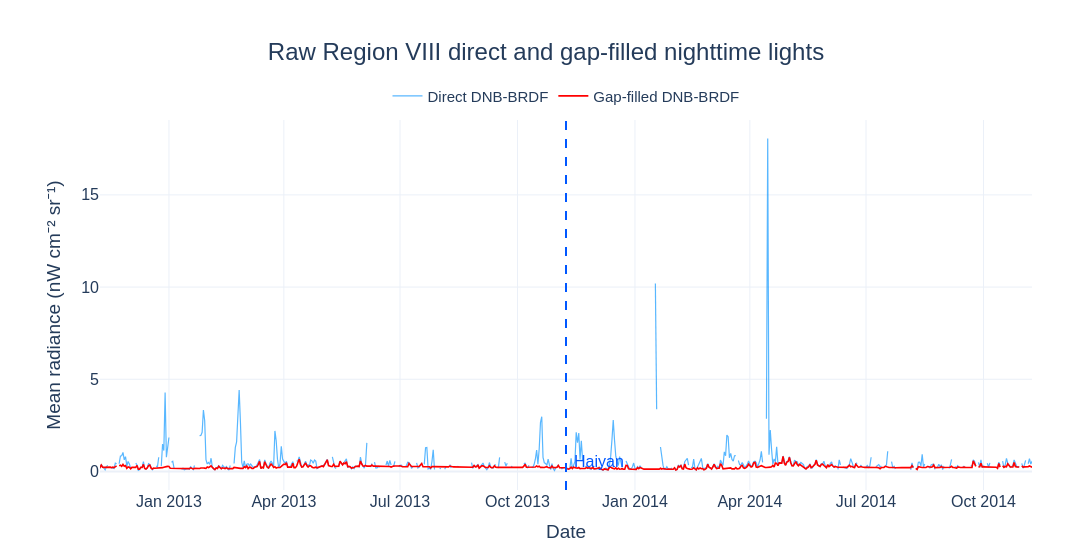

The cell this chart's notebook holds for it:
### Code cell
# ============================================================
# 4.1 RAW REGION VIII INPUT VISUALIZATION
# ============================================================

fig_gap_raw = go.Figure()

fig_gap_raw.add_trace(
    go.Scatter(
        x=gap_raw.index,
        y=gap_raw[DNB_BAND],
        mode="lines",
        name="Direct DNB-BRDF",
        line=dict(
            color=OBSERVED_COLOR,
            width=1.2,
        ),
        opacity=0.65,
        connectgaps=False,
    )
)

fig_gap_raw.add_trace(
    go.Scatter(
        x=gap_raw.index,
        y=gap_raw[GAP_FILLED_BAND],
        mode="lines",
        name="Gap-filled DNB-BRDF",
        line=dict(
            color=GAP_FILLED_COLOR,
            width=1.6,
        ),
        connectgaps=False,
    )
)

fig_gap_raw.add_vline(
    x=EVENT_DATE.to_pydatetime(),
    line=dict(
        color=EVENT_LINE_COLOR,
        width=2,
        dash="dash",
    ),
)

fig_gap_raw.add_annotation(
    x=(EVENT_DATE + pd.Timedelta(days=5)).to_pydatetime(),
    y=0.05,
    xref="x",
    yref="paper",
    text="Haiyan",
    showarrow=False,
    xanchor="left",
    font=dict(
        color=EVENT_LINE_COLOR,
        size=16,
    ),
)

fig_gap_raw.update_xaxes(
    range=[DISPLAY_START, DISPLAY_END],
    title_text="Date",
)

fig_gap_raw.update_yaxes(
    title_text="Mean radiance (nW cm⁻² sr⁻¹)",
)

fig_gap_raw.update_layout(
    template="plotly_white",
    paper_bgcolor="rgba(0,0,0,0)",
    plot_bgcolor="white",
    width=1200,
    height=560,
    title=dict(
        text="Raw Region VIII direct and gap-filled nighttime lights",
        x=0.5,
        xanchor="center",
        font=dict(size=24),
    ),
    legend=dict(
        orientation="h",
        yanchor="bottom",
        y=1.02,
        xanchor="center",
        x=0.5,
        font=dict(size=15),
    ),
    font=dict(
        family="Arial",
        size=16,
        color="#243B5A",
    ),
    margin=dict(l=100, r=60, t=120, b=70),
    hovermode="x unified",
)

fig_gap_raw.show()

display(
    pd.DataFrame(
        {
            "Missing gap-filled date": (
                gap_raw.index[
                    gap_raw[GAP_FILLED_BAND].isna()
                ]
            )
        }
    )
)

### Figure 1 — Plotly figure (JSON) as saved in the notebook; plotly's stock layout.template omitted (floating-point values rounded to 4 significant figures; data arrays with more than 128 entries replaced by an {"elided": "..."} marker saying what was removed)
{"data": [{"connectgaps": false, "line": {"color": "#0091FF", "width": 1.2}, "mode": "lines", "name": "Direct DNB-BRDF", "opacity": 0.65, "type": "scatter", "x": {"elided": "4162 str values"}, "y": {"elided": "4162 float values"}}, {"connectgaps": false, "line": {"color": "#FF0000", "width": 1.6}, "mode": "lines", "name": "Gap-filled DNB-BRDF", "type": "scatter", "x": {"elided": "4162 str values"}, "y": {"elided": "4162 float values"}}], "layout": {"annotations": [{"font": {"color": "#0057FF", "size": 16}, "showarrow": false, "text": "Haiyan", "x": "2013-11-13T00:00:00", "xanchor": "left", "xref": "x", "y": 0.05, "yref": "paper"}], "font": {"color": "#243B5A", "family": "Arial", "size": 16}, "height": 560, "hovermode": "x unified", "legend": {"font": {"size": 15}, "orientation": "h", "x": 0.5, "xanchor": "center", "y": 1.02, "yanchor": "bottom"}, "margin": {"b": 70, "l": 100, "r": 60, "t": 120}, "paper_bgcolor": "rgba(0,0,0,0)", "plot_bgcolor": "white", "shapes": [{"line": {"color": "#0057FF", "dash": "dash", "width": 2}, "type": "line", "x0": "2013-11-08T00:00:00", "x1": "2013-11-08T00:00:00", "xref": "x", "y0": 0, "y1": 1, "yref": "y domain"}], "title": {"font": {"size": 24}, "text": "Raw Region VIII direct and gap-filled nighttime lights", "x": 0.5, "xanchor": "center"}, "width": 1200, "xaxis": {"range": ["2012-11-08T00:00:00", "2014-11-08T00:00:00"], "title": {"text": "Date"}}, "yaxis": {"title": {"text": "Mean radiance (nW cm⁻² sr⁻¹)"}}}}
